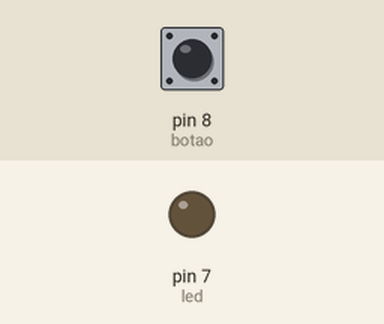
This sketch was run on a simulated Arduino Uno, built with avr-gcc and run on an emulated ATmega328P. Parts: output pins drawn as LEDs (lit = HIGH). Inputs (shaded band) come from the test bench; at power-on: pin 8 (botao) HIGH.

Above: at 1.2 s.
1.3 s: pin 8 (botao) pulled LOW for 0.15 s
At 2.5 s:
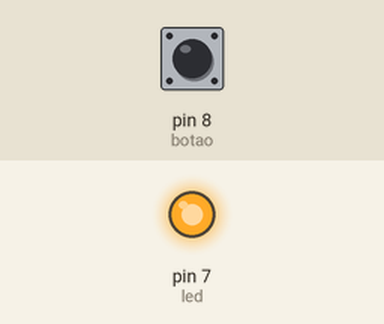
Timing chart, 0 to 10.4 s (numbered marks = the images above; inputs shaded):
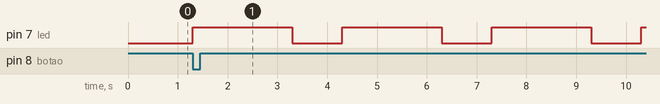

The sketch:

botao_0_3_0.ino
```cpp
// --> Apelidos <--

#define led 7
#define botao 8

// A função de setup é executada uma vez quando você pressiona reset ou liga a placa
void setup() {
  pinMode(led, OUTPUT);
  pinMode(botao, INPUT_PULLUP);

}

//faz a função ser executada repetidamente de forma infinita
void loop() {
  //botão
  if (digitalRead(botao) == LOW) {
    //Fazer a repetição acontecer
    for (int i = 0; i < 5; i++) {
      digitalWrite(led, HIGH);
      delay(2000);
      digitalWrite(led, LOW);
      delay(1000);
    }
  }
}
```

Measured:
- after the input at 1.3 s, pin 7 (led): alternates HIGH for 2.0 s and LOW for 1.0 s, starting at once
